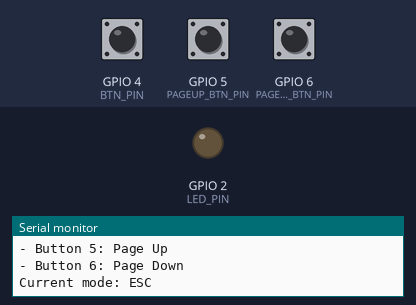
A sketch run on a simulated ESP32-S3. On the bench: output pins drawn as LEDs (lit = HIGH), the last lines printed to the serial monitor. Dashed ring = blinking. The inputs (shaded band) are chosen by the test bench; at power-on: GPIO 4 (BTN_PIN) HIGH, GPIO 5 (PAGEUP_BTN_PIN) HIGH, GPIO 6 (PAGEDOWN_BTN_PIN) HIGH. USB keyboard and mouse output is not drawn.

Above: at 1.4 s.
1.5 s: GPIO 4 (BTN_PIN) pulled LOW for 1 s
At 2.0 s:
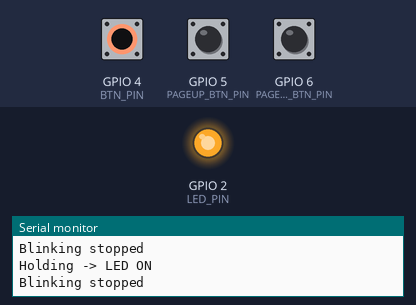
10.0 s: GPIO 4 (BTN_PIN) pulsed LOW 2 times (0.12 s each, 0.3 s apart)
At 10.9 s:
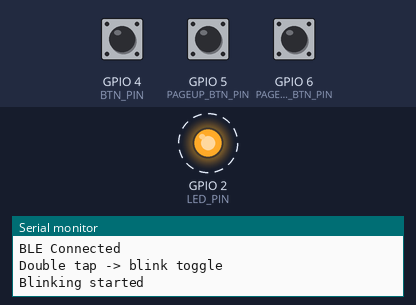
13.0 s: GPIO 4 (BTN_PIN) pulsed LOW 5 times (0.12 s each, 0.3 s apart)
Timing chart, 0 to 17.6 s (numbered marks = the images above; inputs shaded):
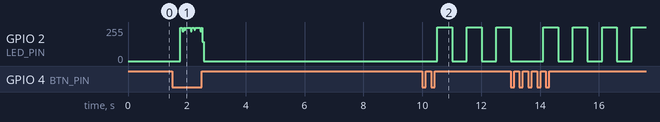

Measured:
- after the input at 10.0 s, GPIO 2 (LED_PIN): alternates 255/255 for 0.50 s and 0/255 for 0.50 s, starting after 0.51 s

The sketch:

SlidePresenterBasic.ino
```cpp
#include <Bounce2.h>
#include "BleKeyboard.h"

BleKeyboard bleKeyboard;

// Pin definitions
#define BTN_PIN         4   // Main button (ESC/F5 toggle)
#define PAGEUP_BTN_PIN  5   // Page Up button
#define PAGEDOWN_BTN_PIN 6  // Page Down button
#define LED_PIN         2   // Status LED

// Button objects
Bounce mainBtn = Bounce();
Bounce pageUpBtn = Bounce();
Bounce pageDownBtn = Bounce();

// Main button state tracking
unsigned long lastTapTime = 0;
unsigned long holdThreshold = 200;       // ms to detect hold
unsigned long doubleTapThreshold = 400;  // ms between taps
bool holding = false;
int tapCount = 0;
bool waitingForSecondTap = false;
bool escMode = true;  // Toggle between ESC and F5

// Blink control - handled by RTOS task
volatile bool blinkingActive = false;
TaskHandle_t blinkTaskHandle = NULL;

void setup() {
  Serial.begin(115200);
  delay(100);

  // Configure LED pin FIRST and ensure it's OFF
  pinMode(LED_PIN, OUTPUT);
  digitalWrite(LED_PIN, LOW);

  // Configure strapping pins as inputs with pull-up for safe boot
  pinMode(8, INPUT_PULLUP);  // GPIO 8 (Onboard LED, I2C SDA)
  pinMode(9, INPUT_PULLUP);  // GPIO 9 (BOOT Button, I2C SCL)
  delay(100);

  // Initialize button objects
  mainBtn.attach(BTN_PIN, INPUT_PULLUP);
  mainBtn.interval(10);

  pageUpBtn.attach(PAGEUP_BTN_PIN, INPUT_PULLUP);
  pageUpBtn.interval(10);

  pageDownBtn.attach(PAGEDOWN_BTN_PIN, INPUT_PULLUP);
  pageDownBtn.interval(10);

  // Create blink task - runs continuously
  xTaskCreate(
    blinkTask,          // Task function
    "BlinkTask",        // Task name
    1000,               // Stack size
    NULL,               // Parameters
    1,                  // Priority
    &blinkTaskHandle    // Task handle
  );

  // Initialize the BLE keyboard
  bleKeyboard.begin();
  Serial.println("BLE Slide Presenter initialized. Waiting for connection...");
  Serial.println("Controls:");
  Serial.println("- Main button: single=ESC/F5 toggle, double=blink, hold=LED ON");
  Serial.println("- Button 5: Page Up");
  Serial.println("- Button 6: Page Down");
  Serial.println("Current mode: ESC");
}

void loop() {
  // Update all buttons
  mainBtn.update();
  pageUpBtn.update();
  pageDownBtn.update();

  unsigned long now = millis();

  // Handle Page Up button
  if (pageUpBtn.fell()) {
    if (bleKeyboard.isConnected()) {
      Serial.println("Page Up pressed");
      bleKeyboard.write(KEY_PAGE_UP);
    } else {
      Serial.println("Page Up pressed (not connected)");
    }
  }

  // Handle Page Down button
  if (pageDownBtn.fell()) {
    if (bleKeyboard.isConnected()) {
      Serial.println("Page Down pressed");
      bleKeyboard.write(KEY_PAGE_DOWN);
    } else {
      Serial.println("Page Down pressed (not connected)");
    }
  }

  // Handle main button pressed
  if (mainBtn.fell()) {
    lastTapTime = now;
    holding = true;

    if (waitingForSecondTap) {
      // Second tap detected
      tapCount = 2;
      waitingForSecondTap = false;
    } else {
      // First tap
      tapCount = 1;
      waitingForSecondTap = true;
    }
  }

  // Handle main button released
  if (mainBtn.rose()) {
    unsigned long heldTime = now - lastTapTime;
    holding = false;  // Clear holding flag immediately

    if (heldTime > holdThreshold) {
      // HOLD RELEASED
      Serial.println("Hold released -> LED OFF");
      stopBlinking();
      digitalWrite(LED_PIN, LOW);
      tapCount = 0;
      waitingForSecondTap = false;
    } else {
      // TAP DETECTED
      if (tapCount == 2) {
        // Double tap immediately processed
        Serial.println("Double tap -> blink toggle");
        if (blinkingActive) {
          stopBlinking();
        } else {
          startBlinking();
        }
        tapCount = 0;
        waitingForSecondTap = false;
      }
      // Single tap will be processed after timeout
    }
  }

  // Check for single tap timeout (only if not currently holding)
  if (waitingForSecondTap && !holding && (now - lastTapTime > doubleTapThreshold)) {
    if (tapCount == 1) {
      // Single tap - toggle between ESC and F5
      if (bleKeyboard.isConnected()) {
        if (escMode) {
          Serial.println("Single tap -> ESC");
          bleKeyboard.write(KEY_ESC);
        } else {
          Serial.println("Single tap -> F5");
          bleKeyboard.write(KEY_F5);
        }
        escMode = !escMode;  // Toggle mode
        Serial.print("Mode switched to: ");
        Serial.println(escMode ? "ESC" : "F5");
      } else {
        Serial.println("Single tap (not connected)");
      }
    }
    tapCount = 0;
    waitingForSecondTap = false;
  }

  // While holding main button
  if (holding && mainBtn.read() == LOW) {
    unsigned long heldTime = now - lastTapTime;
    if (heldTime > holdThreshold) {
      Serial.println("Holding -> LED ON");
      stopBlinking();  // Stop blinking when hold is detected
      digitalWrite(LED_PIN, HIGH);
    }
  }

  // Show connection status periodically
  static unsigned long lastStatusTime = 0;
  if (now - lastStatusTime > 5000) {  // Every 5 seconds
    lastStatusTime = now;
    if (bleKeyboard.isConnected()) {
      Serial.println("BLE Connected");
    } else {
      Serial.println("BLE Disconnected - waiting for connection...");
    }
  }

  // Small delay to prevent excessive CPU usage
  vTaskDelay(pdMS_TO_TICKS(5));
}

void startBlinking() {
  blinkingActive = true;
  Serial.println("Blinking started");
}

void stopBlinking() {
  blinkingActive = false;
  digitalWrite(LED_PIN, LOW);  // Ensure LED is off when stopping
  Serial.println("Blinking stopped");
}

void blinkTask(void *parameter) {
  while (true) {
    if (blinkingActive) {
      // Blink ON
      digitalWrite(LED_PIN, HIGH);
      vTaskDelay(pdMS_TO_TICKS(500));  // ON for 500ms

      // Check if still should be blinking
      if (!blinkingActive) {
        digitalWrite(LED_PIN, LOW);
        continue;
      }

      // Blink OFF
      digitalWrite(LED_PIN, LOW);
      vTaskDelay(pdMS_TO_TICKS(500));  // OFF for 500ms
    } else {
      // Not blinking - ensure LED is OFF and wait
      digitalWrite(LED_PIN, LOW);
      vTaskDelay(pdMS_TO_TICKS(100));  // Check every 100ms when not blinking
    }
  }
}
```
